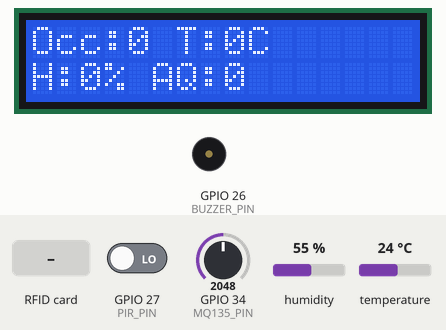
A program run on a simulated ESP32. Parts: 16×2 character LCD, buzzer (waves = sounding, pin HIGH). The inputs (shaded band) are chosen by the test bench; at power-on: GPIO 34 (MQ135_PIN) = 2048, GPIO 27 (PIR_PIN) LOW, humidity 55 %, temperature 24 °C. WiFi joins after 1.5 s; servers stay silent unless stated; no MQTT or app messages arrive unless stated; what the program prints to the serial monitor is not drawn.

Above: at 3.9 s.
4.0 s: GPIO 34 (MQ135_PIN) set to 2469
6.5 s: GPIO 34 (MQ135_PIN) set to 2554
At 8.8 s:
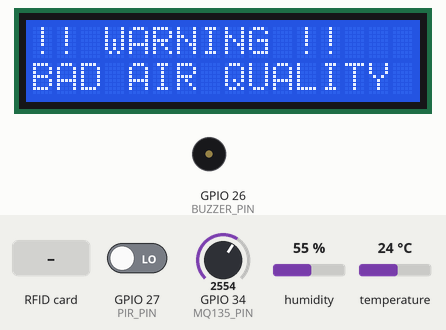
12.3 s: RFID card E9 76 42 A3 held to the reader
At 13.3 s:
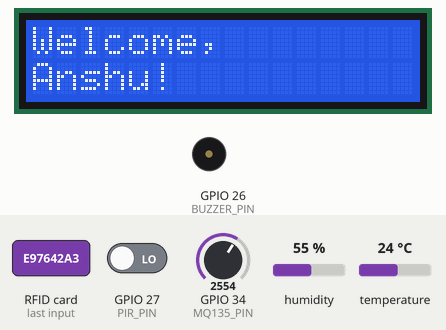
16.8 s: RFID card A1 B2 C3 D4 held to the reader
At 19.0 s:
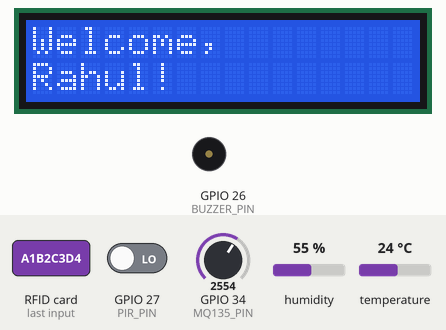
19.3 s: RFID card 11 22 33 44 held to the reader
At 19.7 s:
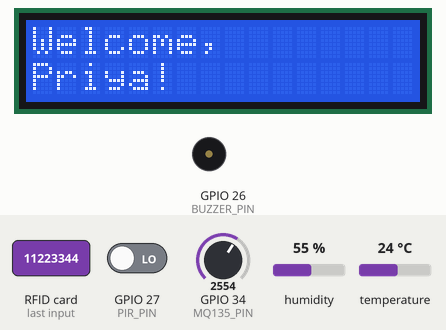
23.8 s: RFID card 5E 7A 19 C4 held to the reader
At 25.0 s:
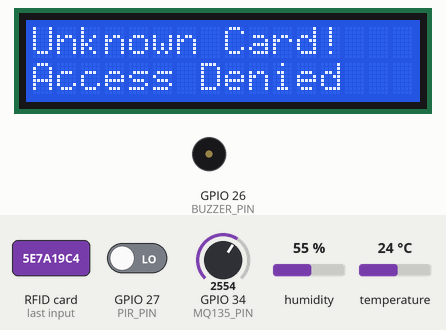
Timing chart, 0 to 29.8 s (numbered marks = the images above; inputs shaded):
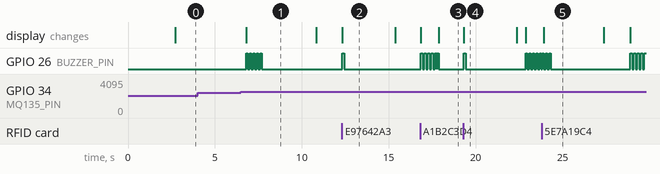

The program:

main.cpp
```cpp
/*
 * ============================================================
 *  Smart Classroom Occupancy System with RFID Attendance
 * ============================================================
 *  MCU       : ESP32 (Wokwi simulation)
 *  Sensors   : RC522 RFID, PIR, MQ-135 (analog), DHT22
 *  Actuators : LCD 16x2 I2C, Buzzer
 *  Cloud     : ThingsBoard (MQTT)
 * ============================================================
 */

#include <Arduino.h>
#include <WiFi.h>
#include <PubSubClient.h>   // MQTT
#include <SPI.h>
#include <MFRC522.h>        // RFID RC522
#include <DHT.h>            // DHT22
#include <LiquidCrystal_I2C.h>
#include <ArduinoJson.h>

// ─── PIN DEFINITIONS ────────────────────────────────────────
#define RST_PIN       4     // RC522 RST
#define SS_PIN        5     // RC522 SDA/SS
#define PIR_PIN       27    // PIR motion sensor
#define MQ135_PIN     34    // MQ-135 analog output (ADC)
#define DHT_PIN       15    // DHT22 data
#define BUZZER_PIN    26    // Buzzer

// ─── DHT SETUP ──────────────────────────────────────────────
#define DHTTYPE DHT22
DHT dht(DHT_PIN, DHTTYPE);

// ─── RFID SETUP ─────────────────────────────────────────────
MFRC522 rfid(SS_PIN, RST_PIN);

// ─── LCD SETUP (address 0x27, 16 cols, 2 rows) ─────────────
LiquidCrystal_I2C lcd(0x27, 16, 2);

// ─── WiFi CREDENTIALS ───────────────────────────────────────
// Wokwi provides a virtual WiFi – use "Wokwi-GUEST" with no password
const char* WIFI_SSID     = "Wokwi-GUEST";
const char* WIFI_PASSWORD = "";

// ─── THINGSBOARD MQTT ───────────────────────────────────────
// Replace with your ThingsBoard server IP/hostname
const char* TB_SERVER     = "demo.thingsboard.io";
const int   TB_PORT       = 1883;
// Replace with the device access token from ThingsBoard
const char* TB_TOKEN      = "YOUR_DEVICE_ACCESS_TOKEN";

WiFiClient   espClient;
PubSubClient mqtt(espClient);

// ─── STUDENT DATABASE (simulated RFID UIDs) ─────────────────
// In Wokwi, the RFID tag UID can be configured in diagram.json
struct Student {
  byte uid[4];
  const char* name;
  bool present;       // true = inside classroom
};

Student students[] = {
  { {0xE9, 0x76, 0x42, 0xA3}, "Anshu",    false },
  { {0xA1, 0xB2, 0xC3, 0xD4}, "Rahul",    false },
  { {0x11, 0x22, 0x33, 0x44}, "Priya",    false },
  { {0xDE, 0xAD, 0xBE, 0xEF}, "Vikram",   false },
};
const int NUM_STUDENTS = sizeof(students) / sizeof(students[0]);

// ─── STATE VARIABLES ────────────────────────────────────────
int  occupancyCount  = 0;
bool pirMotion       = false;
float temperature    = 0.0;
float humidity       = 0.0;
int   airQuality     = 0;  // raw ADC 0-4095

unsigned long lastSensorRead  = 0;
unsigned long lastCloudPush   = 0;
unsigned long lcdClearTime    = 0;
bool          lcdShowingMsg   = false;

const unsigned long SENSOR_INTERVAL = 2000;   // 2 s
const unsigned long CLOUD_INTERVAL  = 5000;   // 5 s
const unsigned long LCD_MSG_TIME    = 3000;   // 3 s for welcome msg
const int MAX_OCCUPANCY             = 30;     // overcrowding threshold

// ─── FUNCTION PROTOTYPES ────────────────────────────────────
void connectWiFi();
void connectMQTT();
void readSensors();
void handleRFID();
void pushToCloud();
void updateLCDDefault();
void showWelcome(const char* name, bool entering);
void beep(int times);
int  findStudent(byte* uid);
void checkOvercrowding();
void pushAttendanceEvent(const char* name, bool entered);

// ═══════════════════════════════════════════════════════════
void setup() {
  Serial.begin(115200);
  Serial.println("\n=== Smart Classroom Occupancy System ===");

  // Pin modes
  pinMode(PIR_PIN, INPUT);
  pinMode(BUZZER_PIN, OUTPUT);
  digitalWrite(BUZZER_PIN, LOW);

  // LCD
  lcd.init();
  lcd.backlight();
  lcd.setCursor(0, 0);
  lcd.print("Smart Classroom");
  lcd.setCursor(0, 1);
  lcd.print("  Initializing..");

  // DHT
  dht.begin();

  // SPI + RFID
  SPI.begin();
  rfid.PCD_Init();
  Serial.println("[RFID] RC522 initialized");

  // WiFi
  connectWiFi();

  // MQTT
  mqtt.setServer(TB_SERVER, TB_PORT);
  connectMQTT();

  delay(1000);
  updateLCDDefault();
  Serial.println("[SYSTEM] Ready!\n");
}

// ═══════════════════════════════════════════════════════════
void loop() {
  // Keep MQTT alive
  if (!mqtt.connected()) {
    connectMQTT();
  }
  mqtt.loop();

  // ── RFID scan ──
  handleRFID();

  // ── Periodic sensor reads ──
  if (millis() - lastSensorRead >= SENSOR_INTERVAL) {
    lastSensorRead = millis();
    readSensors();
  }

  // ── Periodic cloud push ──
  if (millis() - lastCloudPush >= CLOUD_INTERVAL) {
    lastCloudPush = millis();
    pushToCloud();
  }

  // ── LCD message timeout ──
  if (lcdShowingMsg && millis() >= lcdClearTime) {
    lcdShowingMsg = false;
    updateLCDDefault();
  }
}

// ─── WiFi ───────────────────────────────────────────────────
void connectWiFi() {
  Serial.printf("[WiFi] Connecting to %s", WIFI_SSID);
  WiFi.begin(WIFI_SSID, WIFI_PASSWORD);
  int tries = 0;
  while (WiFi.status() != WL_CONNECTED && tries < 20) {
    delay(500);
    Serial.print(".");
    tries++;
  }
  if (WiFi.status() == WL_CONNECTED) {
    Serial.printf("\n[WiFi] Connected! IP: %s\n", WiFi.localIP().toString().c_str());
  } else {
    Serial.println("\n[WiFi] Connection failed – running offline");
  }
}

// ─── MQTT ───────────────────────────────────────────────────
void connectMQTT() {
  if (mqtt.connected()) return;
  Serial.print("[MQTT] Connecting to ThingsBoard...");
  if (mqtt.connect("ESP32_Classroom", TB_TOKEN, "")) {
    Serial.println(" connected!");
  } else {
    Serial.printf(" failed (rc=%d). Retrying later.\n", mqtt.state());
  }
}

// ─── SENSOR READING ─────────────────────────────────────────
void readSensors() {
  // PIR
  pirMotion = digitalRead(PIR_PIN);

  // DHT22
  float t = dht.readTemperature();
  float h = dht.readHumidity();
  if (!isnan(t)) temperature = t;
  if (!isnan(h)) humidity = h;

  // MQ-135 (analog)
  airQuality = analogRead(MQ135_PIN);

  // Serial log
  Serial.printf("[SENSORS] Temp=%.1f°C  Hum=%.1f%%  AQ=%d  PIR=%s  Occupancy=%d\n",
                temperature, humidity, airQuality,
                pirMotion ? "MOTION" : "clear", occupancyCount);

  // Check overcrowding
  checkOvercrowding();
}

// ─── RFID HANDLING ──────────────────────────────────────────
void handleRFID() {
  // Check for new card
  if (!rfid.PICC_IsNewCardPresent()) return;
  if (!rfid.PICC_ReadCardSerial()) return;

  // Get UID
  byte* uid = rfid.uid.uidByte;
  Serial.printf("[RFID] Card UID: %02X:%02X:%02X:%02X\n",
                uid[0], uid[1], uid[2], uid[3]);

  // Look up student
  int idx = findStudent(uid);

  if (idx >= 0) {
    // Toggle entry/exit
    students[idx].present = !students[idx].present;

    if (students[idx].present) {
      occupancyCount++;
      Serial.printf("[RFID] %s  → ENTERED (Occupancy: %d)\n",
                    students[idx].name, occupancyCount);
      showWelcome(students[idx].name, true);
      beep(1);  // single beep = entry
    } else {
      occupancyCount = max(0, occupancyCount - 1);
      Serial.printf("[RFID] %s  → EXITED  (Occupancy: %d)\n",
                    students[idx].name, occupancyCount);
      showWelcome(students[idx].name, false);
      beep(2);  // double beep = exit
    }

    // Send attendance event to cloud immediately
    pushAttendanceEvent(students[idx].name, students[idx].present);
  } else {
    Serial.println("[RFID] Unknown card!");
    lcd.clear();
    lcd.setCursor(0, 0);
    lcd.print("Unknown Card!");
    lcd.setCursor(0, 1);
    lcd.print("Access Denied");
    beep(3);  // triple beep = unknown
    lcdShowingMsg = true;
    lcdClearTime = millis() + LCD_MSG_TIME;
  }

  rfid.PICC_HaltA();
  rfid.PCD_StopCrypto1();
}

int findStudent(byte* uid) {
  for (int i = 0; i < NUM_STUDENTS; i++) {
    if (memcmp(uid, students[i].uid, 4) == 0) return i;
  }
  return -1;
}

// ─── LCD FUNCTIONS ──────────────────────────────────────────
void updateLCDDefault() {
  lcd.clear();
  lcd.setCursor(0, 0);
  lcd.printf("Occ:%d T:%.0fC", occupancyCount, temperature);
  lcd.setCursor(0, 1);
  lcd.printf("H:%.0f%% AQ:%d", humidity, airQuality);
}

void showWelcome(const char* name, bool entering) {
  lcd.clear();
  lcd.setCursor(0, 0);
  if (entering) {
    lcd.print("Welcome,");
  } else {
    lcd.print("Goodbye,");
  }
  lcd.setCursor(0, 1);
  lcd.print(name);
  lcd.print("!");

  lcdShowingMsg = true;
  lcdClearTime = millis() + LCD_MSG_TIME;
}

// ─── BUZZER ─────────────────────────────────────────────────
void beep(int times) {
  for (int i = 0; i < times; i++) {
    digitalWrite(BUZZER_PIN, HIGH);
    delay(100);
    digitalWrite(BUZZER_PIN, LOW);
    if (i < times - 1) delay(100);
  }
}

// ─── OVERCROWDING CHECK ─────────────────────────────────────
void checkOvercrowding() {
  // Alert if occupancy exceeds threshold OR air quality is bad
  if (occupancyCount > MAX_OCCUPANCY || airQuality > 2500) {
    Serial.println("[ALERT] ⚠ OVERCROWDING / BAD AIR QUALITY!");
    // Flash LCD warning briefly
    if (!lcdShowingMsg) {
      lcd.clear();
      lcd.setCursor(0, 0);
      lcd.print("!! WARNING !!");
      lcd.setCursor(0, 1);
      if (occupancyCount > MAX_OCCUPANCY)
        lcd.print("OVERCROWDED!");
      else
        lcd.print("BAD AIR QUALITY");
      lcdShowingMsg = true;
      lcdClearTime = millis() + 4000;
      beep(5);
    }
  }
}

// ─── CLOUD PUSH (ThingsBoard telemetry) ─────────────────────
void pushToCloud() {
  if (!mqtt.connected()) return;

  // Build JSON telemetry payload
  StaticJsonDocument<256> doc;
  doc["temperature"]   = temperature;
  doc["humidity"]       = humidity;
  doc["air_quality"]    = airQuality;
  doc["occupancy"]      = occupancyCount;
  doc["motion"]         = pirMotion ? 1 : 0;

  char payload[256];
  serializeJson(doc, payload);

  // ThingsBoard telemetry topic
  mqtt.publish("v1/devices/me/telemetry", payload);
  Serial.printf("[CLOUD] Published: %s\n", payload);
}

// ─── ATTENDANCE EVENT ───────────────────────────────────────
void pushAttendanceEvent(const char* name, bool entered) {
  if (!mqtt.connected()) return;

  StaticJsonDocument<200> doc;
  doc["student"]   = name;
  doc["event"]     = entered ? "ENTRY" : "EXIT";
  doc["occupancy"] = occupancyCount;
  doc["timestamp"] = millis();

  char payload[200];
  serializeJson(doc, payload);

  mqtt.publish("v1/devices/me/telemetry", payload);
  Serial.printf("[CLOUD] Attendance: %s\n", payload);
}
```

Measured:
- the behaviour switches between 2500 and 2501 on GPIO 34 (MQ135_PIN) (found by bisection; images 0 and 1)
- after the input at 4.0 s, every drawn part: stays the same
- after the input at 6.5 s, GPIO 26 (BUZZER_PIN): alternates HIGH for 0.10 s and LOW for 0.10 s, 10 changes in all, then stays LOW, starting after 0.30 s; the display: changes after 0.30 s (image 1)
- after the input at 12.3 s, the display: changes at once (image 2)
- after the input at 16.8 s, the display: first differs from a run without the input after 1.1 s (image 3)
- after the input at 19.3 s, the display: changes at once (image 4)
- after the input at 23.8 s, the display: changes after 0.13 s (image 5)
- what the display in image 1 shows lasts 4.0 s, from 6.8 s to 10.8 s
